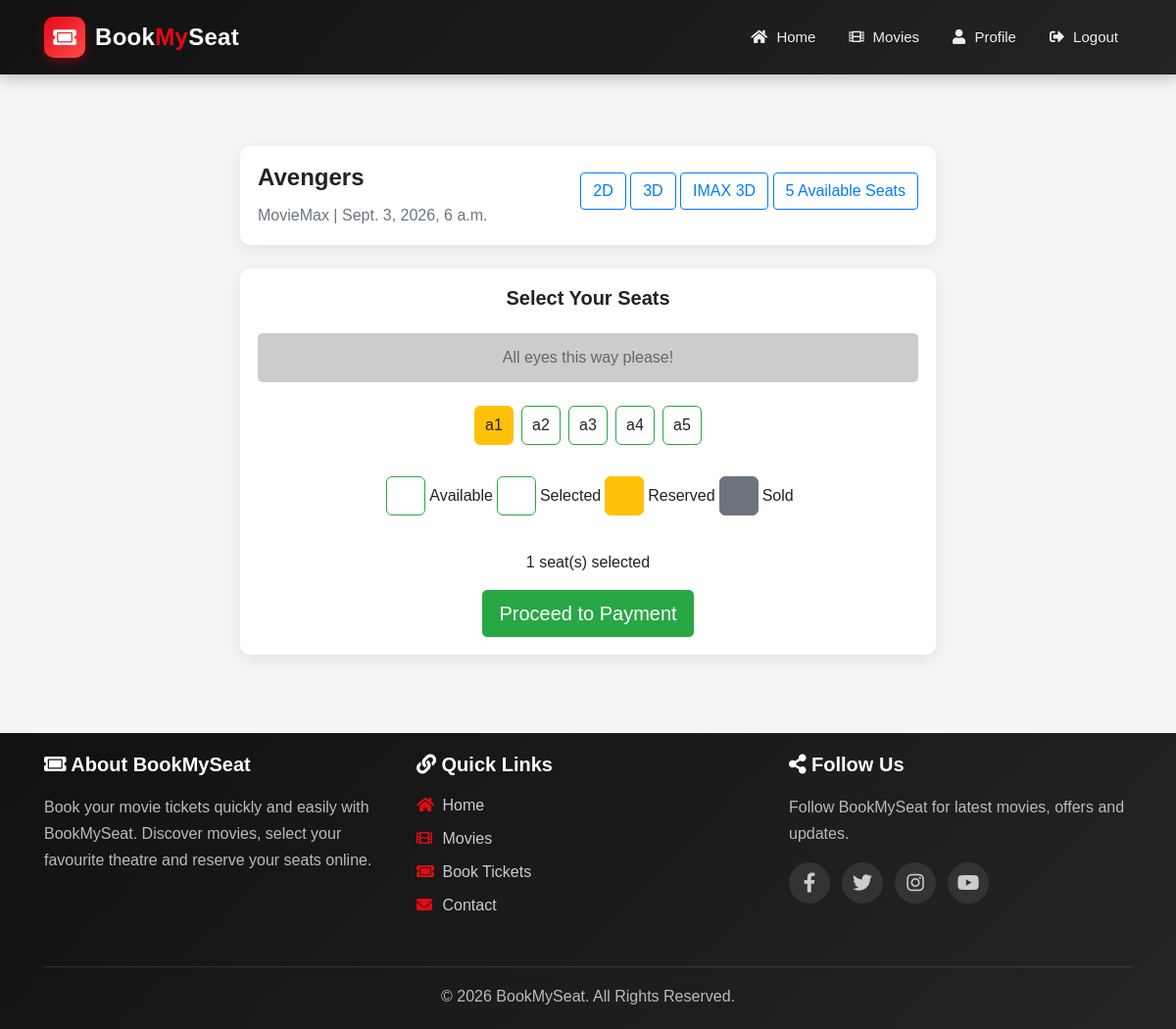
The page /movies/book-seats/3/ (signed in) on the database its author committed.
### movies/models.py (models this page shows, shortened)
class Theater(models.Model):
    name = models.CharField(max_length=255)
    movie = models.ForeignKey(
        Movie,
        on_delete=models.CASCADE,
        related_name='theaters'
    )
    time = models.DateTimeField()

class Movie(models.Model):
    name = models.CharField(max_length=200)
    image = models.ImageField(upload_to='movies/')
    rating = models.DecimalField(
        max_digits=3,
        decimal_places=1
    )
    cast = models.TextField()
    description = models.TextField(
        blank=True,
        null=True
    )
    genres = models.ManyToManyField(
        Genre,
        blank=True,
        related_name='movies'
    )
    language = models.ForeignKey(
        Language,
        on_delete=models.SET_NULL,
        null=True,
        blank=True,
        related_name='movies'
    )
    trailer_url = models.URLField(
        blank=True,
        null=True,
        help_text="Paste YouTube Watch URL"
    )

class Seat(models.Model):
    theater = models.ForeignKey(
        Theater,
        on_delete=models.CASCADE
    )
    seat_number = models.CharField(
        max_length=10
    )
    is_booked = models.BooleanField(
        default=False
    )
    reserved_by = models.ForeignKey(
        User,
        on_delete=models.SET_NULL,
        null=True,
        blank=True,
        related_name="reserved_seats"
    )
    reserved_until = models.DateTimeField(
        null=True,
        blank=True
    )
    class Meta:
        constraints = [
            models.UniqueConstraint(
                fields=[
                    "theater",
                    "seat_number"
                ],
                name="unique_seat_per_theater"
            )
        ]
        indexes = [
            models.Index(
                fields=[
                    "theater",
                    "is_booked"
                ]
            ),
            models.Index(
                fields=[
                    "reserved_until"
                ]
            ),
            models.Index(
                fields=[
                    "theater",
                    "reserved_until"
                ]
            ),
        ]

### movies/views.py (the view, shortened to what this page needs)
@login_required(login_url="/login/")
def book_seats(request, theater_id):
    theater = get_object_or_404(
        Theater,
        id=theater_id,
    )
    seats = (
        Seat.objects
        .filter(theater=theater)
        .order_by("seat_number")
    )
    now = timezone.now()
    available_seats = (
        seats
        .filter(is_booked=False)
        .exclude(
            reserved_by__isnull=False,
            reserved_until__gt=now,
        )
        .count()
    )
    if request.method == "GET":
        return render(
            request,
            "movies/seat_selection.html",
            {
                "theater": theater,
                "theaters": theater,
                "seats": seats,
                "available_seats": available_seats,
            },
        )

### templates/movies/seat_selection.html (shortened to what this page needs)
{% extends "basic.html" %}
{% block content %}
<div class="container mt-5">
  <div class="row">
    <div class="col-lg-8 mx-auto">
      <div class="card mb-4 shadow-sm">
        <div class="card-body">
          <div
            class="d-flex justify-content-between align-items-center flex-wrap"
          >
            <div>
              <h4 class="card-title">
                {{ theaters.movie.name }}
              </h4>
              <p class="card-text text-muted mb-0">
                {{ theaters.name }} |
                {{ theaters.time }}
              </p>
            </div>
            <div class="mt-2 mt-sm-0">
              <button
                type="button"
                class="btn btn-outline-primary me-2 mb-2"
              >
                2D
              </button>
              <button
                type="button"
                class="btn btn-outline-primary me-2 mb-2"
              >
                3D
              </button>
              <button
                type="button"
                class="btn btn-outline-primary me-2 mb-2"
              >
                IMAX 3D
              </button>
              <button
                type="button"
                class="btn btn-outline-primary mb-2"
              >
                {{ available_seats }} Available Seats
              </button>
            </div>
          </div>
        </div>
      </div>
      <div class="card shadow-sm">
        <div class="card-body">
          <h5 class="card-title text-center mb-4">
            Select Your Seats
          </h5>
          <div class="screen">
            All eyes this way please!
          </div>
          <form
            method="POST"
            id="seatForm"
          >
            <div
              class="d-flex justify-content-center flex-wrap mb-4"
              id="seatContainer"
            >
              {% for seat in seats %}
              <div
                class="
                  seat
                  {% if seat.is_booked %}
                    sold
                  {% elif seat.reserved_by %}
                    reserved
                  {% endif %}
                "
                data-seat-id="{{ seat.id }}"
              >
                {% if seat.is_booked %}
                  <span>
                    {{ seat.seat_number }}
                  </span>
                {% elif seat.reserved_by %}
                  {% if user.is_authenticated and seat.reserved_by_id == user.id %}
                    <label
                      for="seat-{{ seat.id }}"
                      class="
                        w-100
                        h-100
                        d-flex
                        align-items-center
                        justify-content-center
                      "
                    >
                      {{ seat.seat_number }}
                    </label>
                  {% else %}
                    <span>
                      {{ seat.seat_number }}
                    </span>
                  {% endif %}
                {% else %}
                  <label
                    for="seat-{{ seat.id }}"
                    class="
                      w-100
                      h-100
                      d-flex
                      align-items-center
                      justify-content-center
                    "
                  >
                    {{ seat.seat_number }}
                  </label>
                {% endif %}
              </div>
              {% empty %}
              <div class="alert alert-info">
                No seats available.
              </div>
              {% endfor %}
            </div>
            <div class="d-flex justify-content-center mb-4 flex-wrap">
              <div class="d-flex align-items-center me-4 mb-2">
                <div class="seat legend-available"></div>
                <span class="ms-2">
                  Available
                </span>
              </div>
              <div class="d-flex align-items-center me-4 mb-2">
                <div class="seat selected"></div>
                <span class="ms-2">
                  Selected
                </span>
              </div>
              <div class="d-flex align-items-center me-4 mb-2">
                <div class="seat reserved"></div>
                <span class="ms-2">
                  Reserved
                </span>
              </div>
              <div class="d-flex align-items-center mb-2">
                <div class="seat sold"></div>
                <span class="ms-2">
                  Sold
                </span>
              </div>
            </div>
            <div
              class="text-center mb-3"
              id="selectedSeatInfo"
            >
            </div>
            <div class="text-center">
              <button
                type="submit"
                class="btn btn-success btn-lg"
                id="bookButton"
              >
                Proceed to Payment
              </button>
            </div>
          </form>
        </div>
      </div>
    </div>
  </div>
</div>
{% endblock %}

### templates/basic.html (style rules this page uses)
* { box-sizing: border-box; }
html { scroll-behavior: smooth; }
body { margin: 0; padding: 0; font-family: Arial, Helvetica, sans-serif; background: #f5f5f5; color: #222; }
.card { border: none; border-radius: 12px; overflow: hidden; background: #ffffff; box-shadow: 0 5px 18px rgba(0, 0, 0, 0.08); transition: 0.3s ease; }
.card-body { padding: 18px; }
.card-title { font-weight: 700; }

### templates/movies/seat_selection.html (style rules this page uses)
body { font-family: Arial, sans-serif; }
.seat { width: 40px; height: 40px; border: 1px solid #28a745; margin: 4px; text-align: center; line-height: 40px; cursor: pointer; border-radius: 6px; transition: background-color 0.3s, color 0.3s, transform 0.2s; background-color: white; overflow: hidden; }
.seat.selected { background-color: #28a745; color: white; }
.seat.sold { background-color: #6c757d; color: white; border-color: #6c757d; cursor: not-allowed; }
.seat.reserved { background-color: #ffc107; color: #212529; border-color: #ffc107; cursor: not-allowed; }
.legend-available { background-color: white; cursor: default; }
.screen { margin: 20px 0; background-color: #ccc; height: 50px; text-align: center; line-height: 50px; color: #666; border-radius: 5px; }
.card { border-radius: 10px; }

### rows shown on the page
Theater: movie.name "Avengers", name "MovieMax", time "Sept. 3, 2026, 6 a.m."
Seat: seat_number "a1"
Seat: seat_number "a2"
Seat: seat_number "a3"
Seat: seat_number "a4"
Seat: seat_number "a5"

### other values the page prints
{{ available_seats }} "5"
